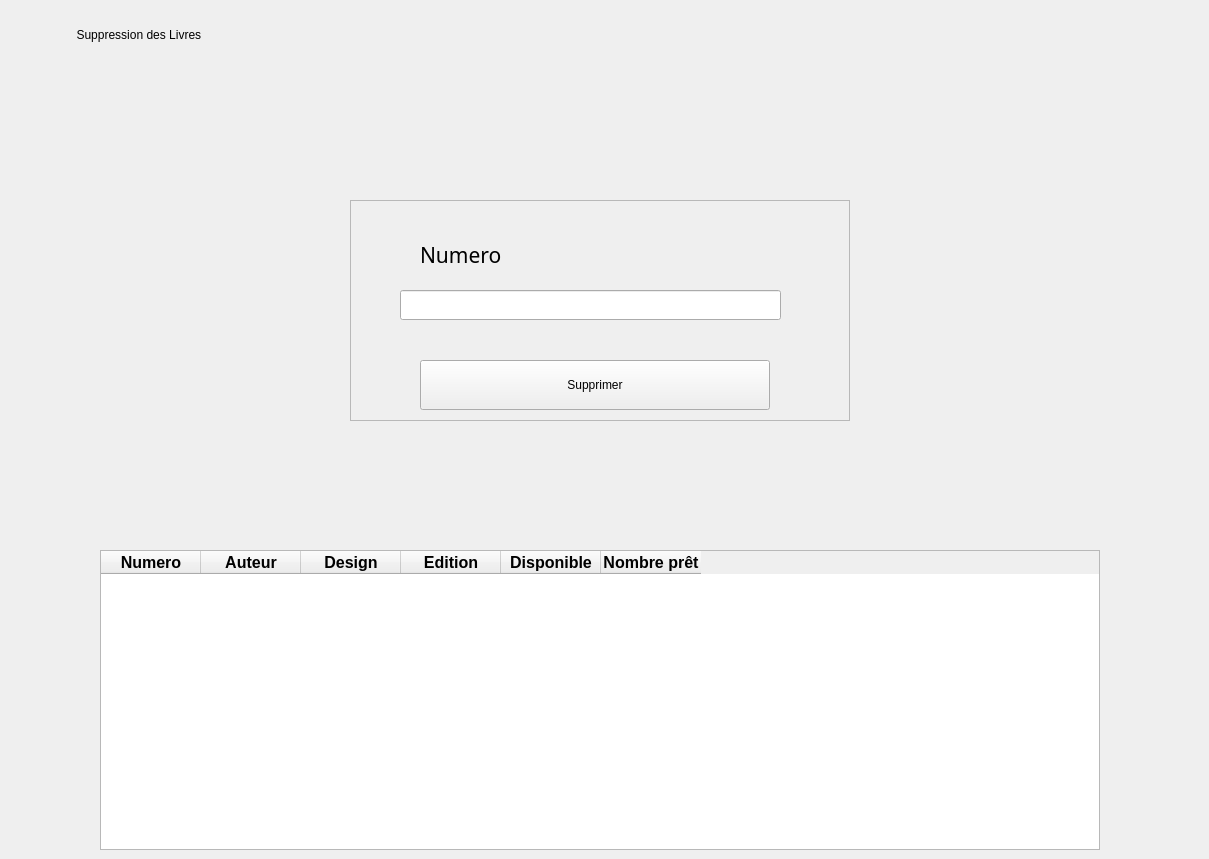
      <widget class="QWidget" name="pageLivreSupprimer">
       <widget class="QPushButton" name="boutonLivre_3">
        <property name="geometry">
         <rect>
          <x>525</x>
          <y>100</y>
          <width>150</width>
          <height>150</height>
         </rect>
        </property>
        <property name="styleSheet">
         <string notr="true">#RaccourciLivre
{

background-color: white;
border-color: solid 10px white;
border-radius:  50%;
}</string>
        </property>
        <property name="text">
         <string/>
        </property>
        <property name="icon">
         <iconset resource="sourceimage.qrc">
          <normaloff>:/images/open-book.png</normaloff>:/images/open-book.png</iconset>
        </property>
        <property name="iconSize">
         <size>
          <width>100</width>
          <height>100</height>
         </size>
        </property>
        <property name="flat">
         <bool>true</bool>
        </property>
       </widget>
       <widget class="QFrame" name="frame_8">
        <property name="geometry">
         <rect>
          <x>350</x>
          <y>200</y>
          <width>500</width>
          <height>221</height>
         </rect>
        </property>
        <property name="styleSheet">
         <string notr="true"/>
        </property>
        <property name="frameShape">
         <enum>QFrame::StyledPanel</enum>
        </property>
        <property name="frameShadow">
         <enum>QFrame::Raised</enum>
        </property>
        <widget class="QLabel" name="numeroLabel_3">
         <property name="geometry">
          <rect>
           <x>70</x>
           <y>30</y>
           <width>125</width>
           <height>50</height>
          </rect>
         </property>
         <property name="font">
          <font>
           <family>Segoe UI Semibold</family>
           <pointsize>16</pointsize>
           <weight>7</weight>
           <italic>false</italic>
           <bold>false</bold>
          </font>
         </property>
         <property name="mouseTracking">
          <bool>false</bool>
         </property>
         <property name="styleSheet">
          <string notr="true"/>
         </property>
         <property name="text">
          <string>Numero</string>
         </property>
        </widget>
        <widget class="QPushButton" name="supprimerLivre">
         <property name="geometry">
          <rect>
           <x>70</x>
           <y>160</y>
           <width>350</width>
           <height>50</height>
          </rect>
         </property>
         <property name="styleSheet">
          <string notr="true"/>
         </property>
         <property name="text">
          <string>Supprimer</string>
         </property>
        </widget>
        <widget class="QLineEdit" name="numeroLivreSupprimer">
         <property name="geometry">
          <rect>
           <x>50</x>
           <y>90</y>
           <width>381</width>
           <height>30</height>
          </rect>
         </property>
         <property name="styleSheet">
          <string notr="true"/>
         </property>
        </widget>
       </widget>
       <widget class="QTableWidget" name="tableLivreSupprimer">
        <property name="geometry">
         <rect>
          <x>100</x>
          <y>550</y>
          <width>1000</width>
          <height>300</height>
         </rect>
        </property>
        <property name="styleSheet">
         <string notr="true">color : rgb( 0, 0, 0);</string>
        </property>
        <column>
         <property name="text">
          <string>Numero</string>
         </property>
         <property name="font">
          <font>
           <pointsize>12</pointsize>
           <weight>75</weight>
           <bold>true</bold>
          </font>
         </property>
        </column>
        <column>
         <property name="text">
          <string>Auteur</string>
         </property>
         <property name="font">
          <font>
           <pointsize>12</pointsize>
           <weight>75</weight>
           <bold>true</bold>
          </font>
         </property>
        </column>
        <column>
         <property name="text">
          <string>Design</string>
         </property>
         <property name="font">
          <font>
           <pointsize>12</pointsize>
           <weight>75</weight>
           <bold>true</bold>
          </font>
         </property>
        </column>
        <column>
         <property name="text">
          <string>Edition</string>
         </property>
         <property name="font">
          <font>
           <pointsize>12</pointsize>
           <weight>75</weight>
           <bold>true</bold>
          </font>
         </property>
        </column>
        <column>
         <property name="text">
          <string>Disponible</string>
         </property>
         <property name="font">
          <font>
           <pointsize>12</pointsize>
           <weight>75</weight>
           <bold>true</bold>
          </font>
         </property>
        </column>
        <column>
         <property name="text">
          <string>Nombre prêt</string>
         </property>
         <property name="font">
          <font>
           <pointsize>12</pointsize>
           <weight>75</weight>
           <bold>true</bold>
          </font>
         </property>
        </column>
       </widget>
       <widget class="QPushButton" name="retourLivreSupprimer">
        <property name="geometry">
         <rect>
          <x>1070</x>
          <y>30</y>
          <width>70</width>
          <height>70</height>
         </rect>
        </property>
        <property name="styleSheet">
         <string notr="true"/>
        </property>
        <property name="text">
         <string/>
        </property>
        <property name="icon">
         <iconset resource="sourceimage.qrc">
          <normaloff>:/images/back.png</normaloff>:/images/back.png</iconset>
        </property>
        <property name="iconSize">
         <size>
          <width>40</width>
          <height>40</height>
         </size>
        </property>
        <property name="flat">
         <bool>true</bool>
        </property>
       </widget>
       <widget class="QLabel" name="suppressionLivreLabel">
        <property name="geometry">
         <rect>
          <x>0</x>
          <y>0</y>
          <width>1200</width>
          <height>70</height>
         </rect>
        </property>
        <property name="text">
         <string>                       Suppression des Livres</string>
        </property>
        <property name="margin">
         <number>0</number>
        </property>
       </widget>
       <zorder>frame_8</zorder>
       <zorder>tableLivreSupprimer</zorder>
       <zorder>boutonLivre_3</zorder>
       <zorder>suppressionLivreLabel</zorder>
       <zorder>retourLivreSupprimer</zorder>
      </widget>
